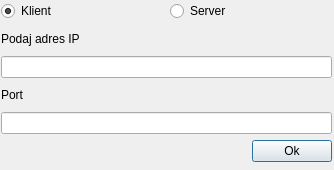
<?xml version="1.0" encoding="UTF-8"?>
<ui version="4.0">
 <class>Dialog</class>
 <widget class="QDialog" name="Dialog">
  <property name="geometry">
   <rect>
    <x>0</x>
    <y>0</y>
    <width>334</width>
    <height>170</height>
   </rect>
  </property>
  <property name="windowTitle">
   <string>Dialog</string>
  </property>
  <widget class="QWidget" name="">
   <property name="geometry">
    <rect>
     <x>1</x>
     <y>1</y>
     <width>331</width>
     <height>161</height>
    </rect>
   </property>
   <layout class="QVBoxLayout" name="verticalLayout">
    <item>
     <layout class="QHBoxLayout" name="horizontalLayout">
      <item>
       <widget class="QRadioButton" name="radioButton_2">
        <property name="acceptDrops">
         <bool>false</bool>
        </property>
        <property name="autoFillBackground">
         <bool>false</bool>
        </property>
        <property name="text">
         <string>Klient</string>
        </property>
        <property name="checked">
         <bool>true</bool>
        </property>
       </widget>
      </item>
      <item>
       <widget class="QRadioButton" name="radioButton">
        <property name="text">
         <string>Server</string>
        </property>
       </widget>
      </item>
     </layout>
    </item>
    <item>
     <widget class="QLabel" name="label">
      <property name="text">
       <string>Podaj adres IP</string>
      </property>
     </widget>
    </item>
    <item>
     <widget class="QLineEdit" name="lineEdit"/>
    </item>
    <item>
     <widget class="QLabel" name="label_2">
      <property name="text">
       <string>Port</string>
      </property>
     </widget>
    </item>
    <item>
     <widget class="QLineEdit" name="lineEdit_2"/>
    </item>
    <item>
     <layout class="QHBoxLayout" name="horizontalLayout_2">
      <item>
       <spacer name="horizontalSpacer">
        <property name="orientation">
         <enum>Qt::Horizontal</enum>
        </property>
        <property name="sizeHint" stdset="0">
         <size>
          <width>40</width>
          <height>20</height>
         </size>
        </property>
       </spacer>
      </item>
      <item>
       <widget class="QPushButton" name="pushButton">
        <property name="text">
         <string>Ok</string>
        </property>
       </widget>
      </item>
     </layout>
    </item>
   </layout>
  </widget>
 </widget>
 <resources/>
 <connections>
  <connection>
   <sender>pushButton</sender>
   <signal>clicked()</signal>
   <receiver>Dialog</receiver>
   <slot>close()</slot>
   <hints>
    <hint type="sourcelabel">
     <x>221</x>
     <y>145</y>
    </hint>
    <hint type="destinationlabel">
     <x>118</x>
     <y>146</y>
    </hint>
   </hints>
  </connection>
 </connections>
</ui>
